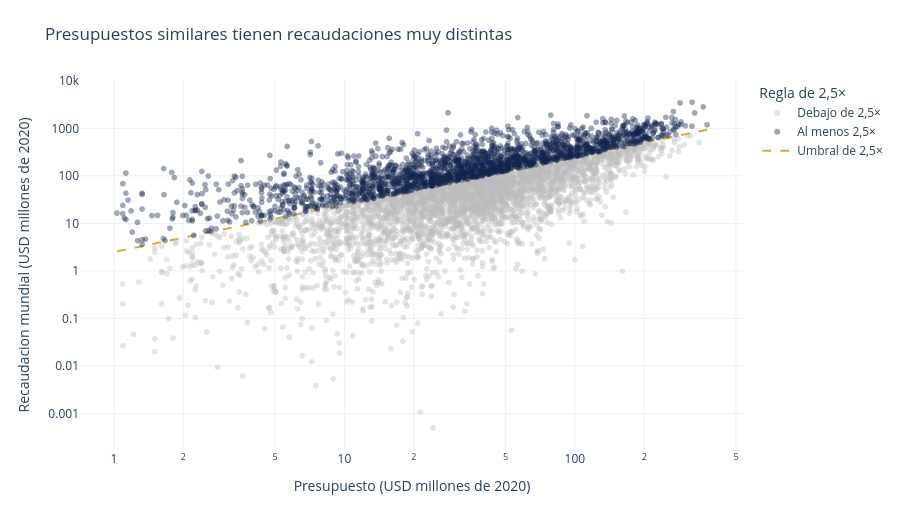

The notebook cell this image was saved under:
### Markdown cell above
## 4.4 Presupuesto frente a recaudacion

### Code cell
# La escala logaritmica requiere importes estrictamente positivos.
dispersion = universo_negocio.loc[
    (universo_negocio.presupuesto_2020_usd > 0)
    & (universo_negocio.recaudacion_2020_usd > 0)].copy()
dispersion['presupuesto_millones'] = (
    dispersion.presupuesto_2020_usd / USD_POR_MILLON)
dispersion['recaudacion_millones'] = (
    dispersion.recaudacion_2020_usd / USD_POR_MILLON)

dispersion['resultado_2_5x'] = dispersion.fracaso_2_5x.map({
    True:'Debajo de 2,5×', False:'Al menos 2,5×'})
figura_dispersion = px.scatter(
    dispersion, x='presupuesto_millones', y='recaudacion_millones',
    color='resultado_2_5x', hover_name='titulo',
    hover_data={'anio_estreno':True, 'genero':True,
                'presupuesto_millones':':.2f',
                'recaudacion_millones':':.2f',
                'multiplo_boleteria':':.1f',
                'resultado_2_5x':False},
    color_discrete_map={'Debajo de 2,5×':GRIS_GRAFICO,
                        'Al menos 2,5×':AZUL_GRAFICO},
    opacity=0.4, log_x=True, log_y=True,
    labels={'presupuesto_millones':'Presupuesto (USD millones de 2020)',
            'recaudacion_millones':'Recaudacion mundial (USD millones de 2020)',
            'multiplo_boleteria':'Recaudacion / presupuesto'},
    title='Presupuestos similares tienen recaudaciones muy distintas')
presupuesto_min = dispersion.presupuesto_millones.min()
presupuesto_max = dispersion.presupuesto_millones.max()
figura_dispersion.add_trace(go.Scatter(
    x=[presupuesto_min, presupuesto_max],
    y=[UMBRAL_RECUPERO * presupuesto_min,
       UMBRAL_RECUPERO * presupuesto_max],
    mode='lines', name='Umbral de 2,5×',
    line={'color':DORADO_GRAFICO, 'dash':'dash', 'width':2},
    hovertemplate='Recaudacion = 2,5 × presupuesto<extra></extra>'))
figura_dispersion.update_layout(
    height=520, legend_title_text='Regla de 2,5×',
    margin={'l':80, 'r':70, 't':80, 'b':70})
figura_dispersion.write_html(
    carpeta_salidas / 'presupuesto_recaudacion_interactivo.html',
    include_plotlyjs='cdn')
figura_dispersion.show()

print('Peliculas mostradas:', len(dispersion),
      '| excluidas por importe cero para la escala log:',
      len(universo_negocio) - len(dispersion))

### Figure 1 — Plotly figure (JSON) as saved in the notebook; plotly's stock layout.template omitted (floating-point values rounded to 4 significant figures; data arrays with more than 128 entries replaced by an {"elided": "..."} marker saying what was removed)
{"data": [{"customdata": {"elided": "3232x4 mixed values"}, "hovertemplate": "<b>%{hovertext}</b><br><br>Presupuesto (USD millones de 2020)=%{x:.2f}<br>Recaudacion mundial (USD millones de 2020)=%{y:.2f}<br>anio_estreno=%{customdata[0]}<br>genero=%{customdata[1]}<br>Recaudacion / presupuesto=%{customdata[2]:.1f}<extra></extra>", "hovertext": {"elided": "3232 str values"}, "legendgroup": "Debajo de 2,5×", "marker": {"color": "#BBBBBB", "opacity": 0.4, "symbol": "circle"}, "mode": "markers", "name": "Debajo de 2,5×", "showlegend": true, "type": "scattergl", "x": {"elided": "3232 float values"}, "xaxis": "x", "y": {"elided": "3232 float values"}, "yaxis": "y"}, {"customdata": {"elided": "1983x4 mixed values"}, "hovertemplate": "<b>%{hovertext}</b><br><br>Presupuesto (USD millones de 2020)=%{x:.2f}<br>Recaudacion mundial (USD millones de 2020)=%{y:.2f}<br>anio_estreno=%{customdata[0]}<br>genero=%{customdata[1]}<br>Recaudacion / presupuesto=%{customdata[2]:.1f}<extra></extra>", "hovertext": {"elided": "1983 str values"}, "legendgroup": "Al menos 2,5×", "marker": {"color": "#11224D", "opacity": 0.4, "symbol": "circle"}, "mode": "markers", "name": "Al menos 2,5×", "showlegend": true, "type": "scattergl", "x": {"elided": "1983 float values"}, "xaxis": "x", "y": {"elided": "1983 float values"}, "yaxis": "y"}, {"hovertemplate": "Recaudacion = 2,5 × presupuesto<extra></extra>", "line": {"color": "#D4AF37", "dash": "dash", "width": 2}, "mode": "lines", "name": "Umbral de 2,5×", "type": "scatter", "x": [1.031, 374.5], "y": [2.577, 936.3]}], "layout": {"height": 520, "legend": {"title": {"text": "Regla de 2,5×"}, "tracegroupgap": 0}, "margin": {"b": 70, "l": 80, "r": 70, "t": 80}, "title": {"text": "Presupuestos similares tienen recaudaciones muy distintas"}, "xaxis": {"anchor": "y", "domain": [0, 1], "title": {"text": "Presupuesto (USD millones de 2020)"}, "type": "log"}, "yaxis": {"anchor": "x", "domain": [0, 1], "title": {"text": "Recaudacion mundial (USD millones de 2020)"}, "type": "log"}}}
